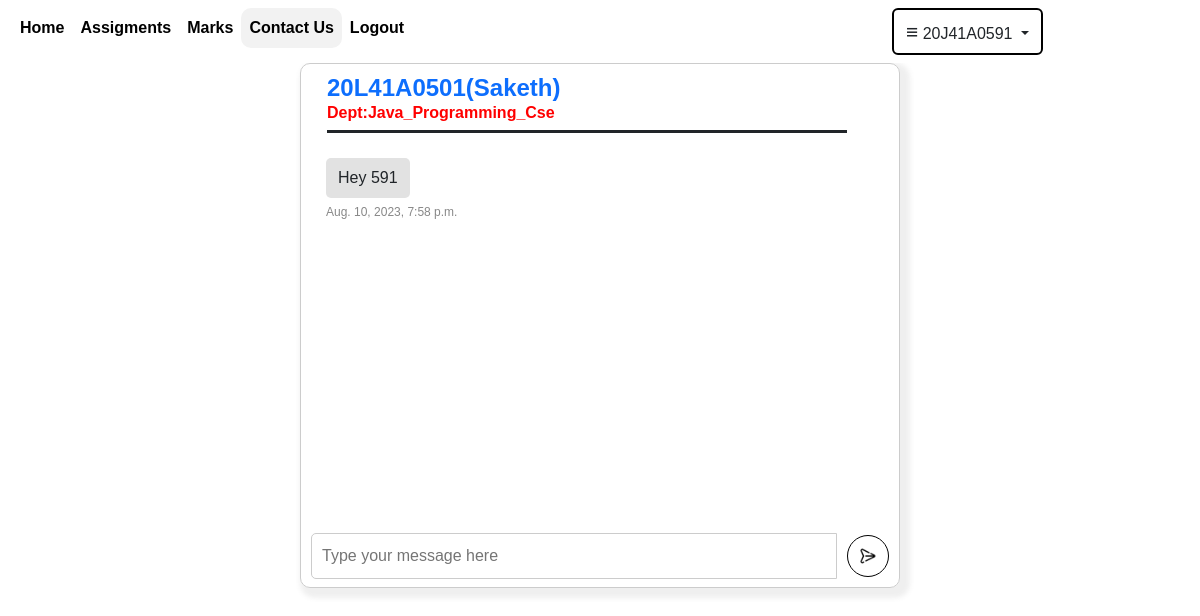
Page /message_sent_faculty/20L41A0501 (signed in) on the committed database.
### user/models.py (models this page shows, shortened)
class LoginDetails(models.Model):
    username=models.CharField(max_length=20,primary_key=True)
    password=models.CharField(max_length=20)
    name=models.CharField(max_length=100)
    usertype=models.CharField(max_length=30,default="usertype")
    dept=models.CharField(max_length=30,default="department")

class Message(models.Model):
    message_id=models.IntegerField()
    sender=models.CharField(max_length=120)
    receiver=models.CharField(max_length=120)
    message=models.CharField(max_length=1000,blank=False)
    timestamp=models.DateTimeField(default=timezone.now)

### user/views.py (the view, shortened to what this page needs)
# urls.py: path('message_sent_faculty/<str:pk>',views.message_sent_faculty),
def message_sent_faculty(request,pk):
    uname=request.session.get('uname')
    name=request.session.get('name')
    sender=LoginDetails.objects.get(username=uname)
    selctedname=LoginDetails.objects.get(username=pk).name
    selcteddept=LoginDetails.objects.get(username=pk).dept
    messagelist=Message.objects.filter((Q(sender=uname) & Q(receiver=pk)) | (Q(sender=pk) & Q(receiver=uname)))
    return render(request,'send_message_faculty.html',{'selected':pk,'selecteddept':selcteddept,'selectedname':selctedname,'uname':uname,'fac':sender,'name':name,'messagelist':messagelist})

### user/templates/send_message_faculty.html (shortened to what this page needs)
{% extends 'base2.html'%}
{% block content%}
<form action='/message_sent_faculty/{{selected}}' id="form"method='post'>
<div class="outer_box">
    <div class="h4 pb-2 mb-0 border-bottom border-3 mx-3 border-dark underline" style="color:#0d6efd;width:90%;">
    <b>{{selected}}({{selectedname}})</b> <br>
    <h6 class="mb-0"><b style="color:red;">Dept:{{selecteddept}}</b></h6>
  </div>
    <div class="chat-window" id="chat-wind">
        {% for msg in messagelist %}
            {% if msg.sender == uname%}
                <div class="message sent">
                    <span class="message-content">{{msg.message}}</span>
                    <div class="message-timestamp">{{msg.timestamp}}</div>
                </div>
            {% elif msg.sender == selected%}
                <div class="message received">
                    <span class="message-content">{{msg.message}}</span>
                    <div class="message-timestamp">{{msg.timestamp}}</div>
                </div>
            {%endif%}
        {%endfor%}
    </div>
    <div class="message-box">
        <input type="text" id="message-input" name="text" placeholder="Type your message here">
        <button class="btt"><div id="send-button" onclick="refreshChat()"><img src="../static/img/icons8-send-96.png"></div></button>
    </div>
</div>
  </form>
{%endblock%}

### user/templates/base2.html (shortened to what this page needs)
<html>
<head>
    <link href="https://cdn.jsdelivr.net/npm/bootstrap@5.3.0-alpha1/dist/css/bootstrap.min.css" rel="stylesheet">
</head>
<body class="" style="background-color:#fff">
    <nav class="navbar navi navbar-expand-lg sticky-top" style="background-color:#fff;">
        <div class="container-fluid">
          <div class="collapse navbar-collapse" id="navbarNav">
            <center>
            <ul class="navbar-nav">
              <li class="nav-item">
                <a class="nav-link" href="/faculty" id="home" style="color:black;border:0px;"><strong>Home</strong></a>
              </li>
              <li class="nav-item">
                <a class="nav-link" href="/assignments" id="assignment" style="color:black;border:0px;"><strong>Assigments</strong></a>
              </li>
              <li class="nav-item">
                <a class="nav-link" href="/marks" id="marks" style="color:black;border:0px;"><strong>Marks</strong></a>
              </li>
              <li class="nav-item">
                <a class="nav-link" href="/contact_students" id="contactus" style="color:black;border:0px;"><strong>Contact Us</strong></a>
              </li>
              <li class="nav-item">
                <a class="nav-link" href="/logoutf" id="logout" style="color:black;border:0px;"><strong>Logout</strong></a>
              </li>
              <li class="nav-item dropdown" id="log"style="position:relative;left:40vw;">
                <button class="btn dropdown-toggle" data-bs-toggle="dropdown" style="border:2px solid black;"aria-expanded="false">
                 <p style="font-size:130%;display:inline;">&equiv;</p> {{fac.username}}
                </button>
              </li>
            </ul>
          </center>
          </div>
        </div>
      </nav>
      {% block content %}
      {% endblock %}
    </body>
</html>

### rows in the picture
LoginDetails: username "20J41A0591"
LoginDetails: name "Saketh", dept "Java_Programming_Cse"
Message: message "Hey 591", timestamp "Aug. 10, 2023, 7:58 p.m."

### other values in the picture
{{ selected }} "20L41A0501"
